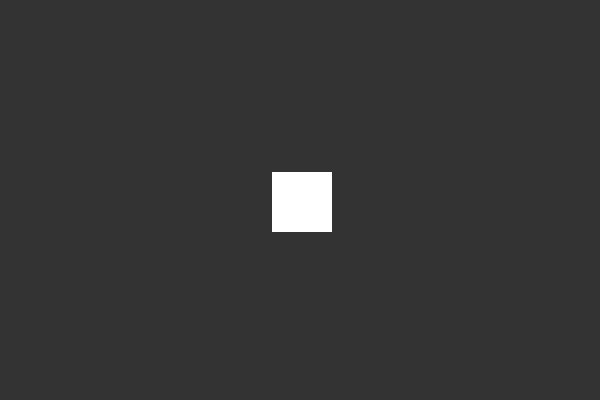
Frame 1 (no input)
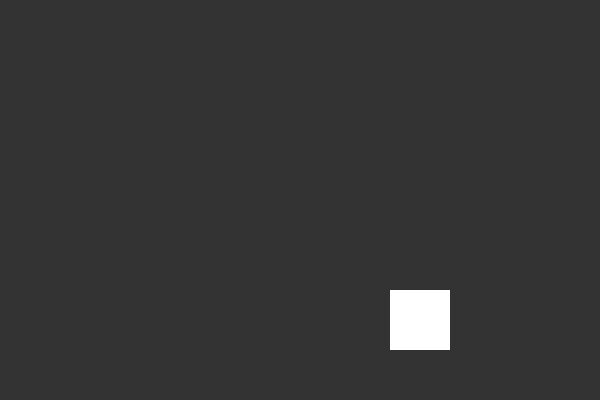
Frame 60 (no input)
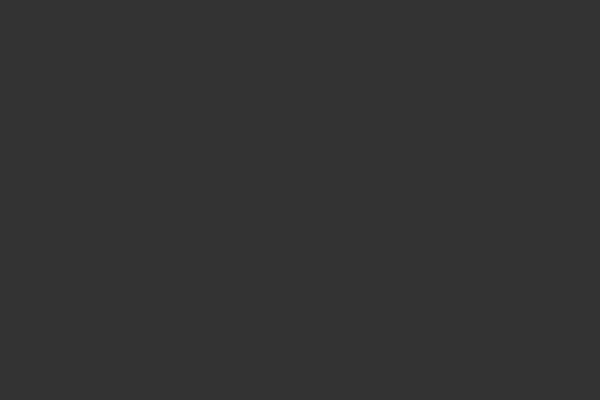
Frame 120 (the mouse pressed at the canvas centre since frame 60)

The p5.js sketch that drew these frames (run headless with seeded random() and noise() and a simulated clock; from frame 60 on, the mouse is pressed at the canvas centre):

// p5.js sketch
// ── sketch.js
var vel;
var pos;
var ancho;
function setup() {
  // put setup code here
  createCanvas(600, 400);
  ancho = 60;
  vel = new p5.Vector(2,2);
  //                  {           x       }{           y          }
  pos = new p5.Vector(width / 2 - ancho / 2,height / 2 - ancho / 2);
}

function draw() {
  // put drawing code here
  background(51);
  fill(255);
  noStroke();
  
  pos.add(vel);
  rect(pos.x, pos.y, ancho, ancho);
  
  //Por los lados
  if(pos.x - ancho/2 >= width){
    pos.x = - ancho;
  } else if(pos.x + ancho <= 0){
    pos.x = width;
  }

  //Por arriiba y abajo
  if(pos.y + ancho <= 0){
    pos.y = height;
  } else if(pos.y - ancho >= height){
    pos.y = -ancho;
  }

}

function keyPressed(){
  if(keyCode == UP_ARROW){
    vel.x = 0;
    vel.y = -2;
  } else if(keyCode == DOWN_ARROW){
    vel.x = 0;
    vel.y = 2;
  } else if(keyCode == LEFT_ARROW){
    vel.x = -2;
    vel.y = 0;
  } else if(keyCode == RIGHT_ARROW){
    vel.x = 2;
    vel.y = 0;
  }
}
